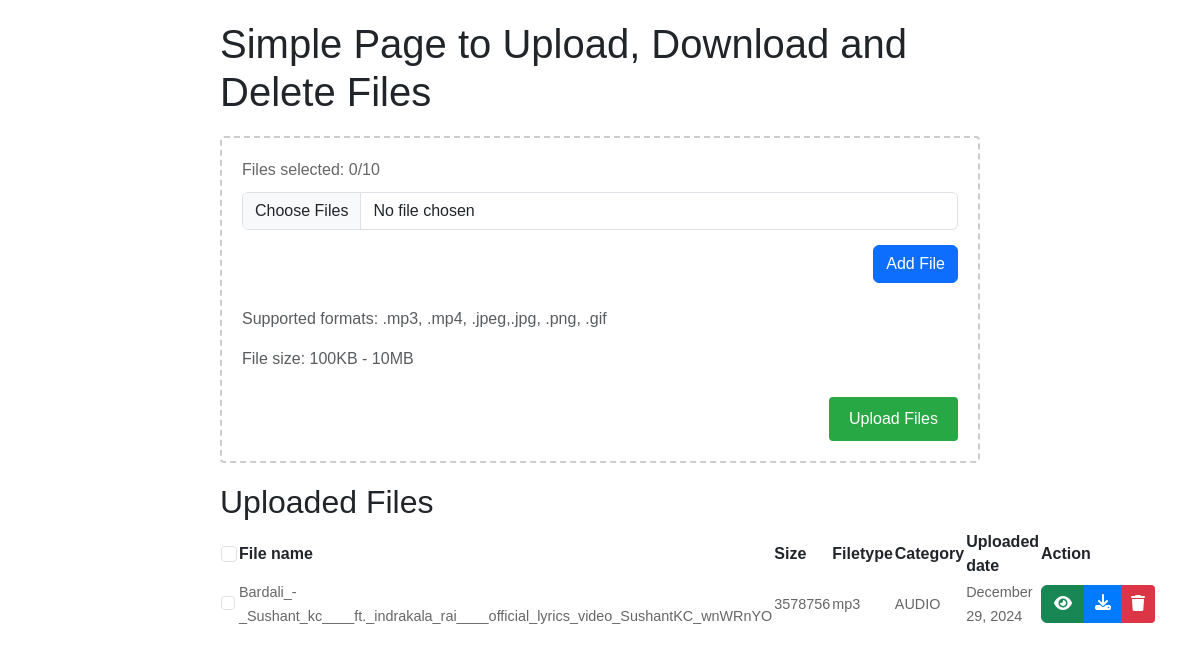
/, run on an earlier commit of the app's database.
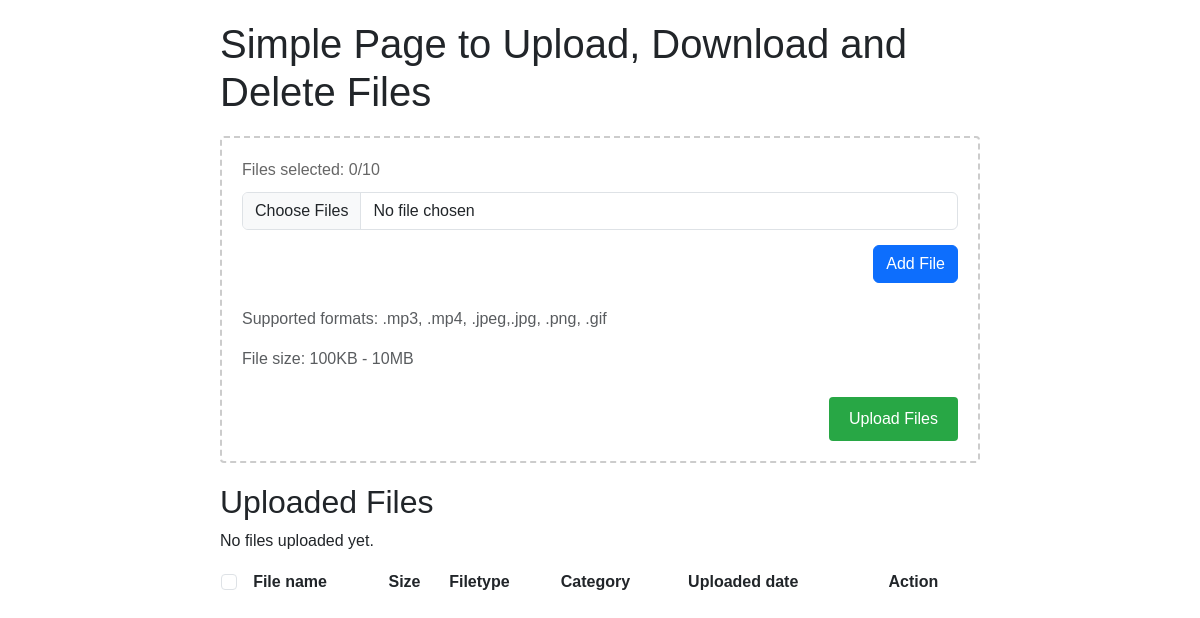
And on a later commit of the database.
### file_upload/models.py (models this page shows, shortened)
class UploadedFile(models.Model):
    CATEGORY_CHOICES = [
        ('AUDIO', 'Audio'),
        ('VIDEO', 'Video'),
        ('IMAGE', 'Image')
    ]
    file = models.FileField(
        upload_to='uploads/',
        validators=[
            FileExtensionValidator(allowed_extensions=['mp3', 'mp4', 'jpeg', 'png', 'gif', 'jpg']),
            validate_file_size
        ]
    )
    filename = models.CharField(max_length=255, default="Default_Value.png")
    name = models.CharField(max_length=255, default="Default_Value")
    size = models.BigIntegerField(default=10000)  #in bytes
    file_type = models.CharField(max_length=10, default="jpeg")
    upload_date = models.DateTimeField(auto_now_add=True)
    category = models.CharField(max_length=5, choices=CATEGORY_CHOICES, default="IMAGE")

### file_upload/views.py (the view)
# urls.py: path('', views.get_view, name='get_view'),
def get_view(request):
    files = UploadedFile.objects.all().order_by('-upload_date')
    return render(request, 'file_upload/upload.html', {'files': files})

### file_upload/templates/file_upload/upload.html (shortened to what this page needs)
<!DOCTYPE html>
<html>
  <head>
    <link
      rel="stylesheet"
      href="https://cdnjs.cloudflare.com/ajax/libs/font-awesome/6.7.2/css/all.min.css"
    />
    <link
      rel="stylesheet"
      href="https://cdn.jsdelivr.net/npm/bootstrap@5.3.3/dist/css/bootstrap.min.css"
    />
    <link
      rel="stylesheet"
      href="https://cdn.datatables.net/2.1.8/css/dataTables.dataTables.css"
    />
  </head>
  <body>
    <h1>Simple Page to Upload, Download and Delete Files</h1>
    <div class="upload-form">
      <form
        method="post"
        enctype="multipart/form-data"
        action="{% url 'upload_file' %}"
        id="uploadForm"
      >
        <div class="file-counter">
          Files selected: <span id="fileCount">0</span>/10
        </div>
        <div id="fileInputsContainer" class="file-inputs-wrapper"></div>
        <div class="row-justify-end">
          <a
            class="add-file-btn btn btn-primary text-white mb-4"
            onclick="addNewFileInput()"
            >Add File</a
          >
        </div>
        <p class="text-muted">
          Supported formats: .mp3, .mp4, .jpeg,.jpg, .png, .gif
        </p>
        <p class="text-muted">File size: 100KB - 10MB</p>
        <div class="row-justify-end">
          <button type="submit" class="upload-btn" id="submitBtn" disabled>
            Upload Files
          </button>
        </div>
      </form>
    </div>
    <div class="file-list">
      <h2>Uploaded Files</h2>
      <table id="filesTable" class="display" style="width: 100%">
        <thead>
          <tr>
            <th>
              <input
                type="checkbox"
                name="select_all_file"
                class="select_all_file form-check-input"
              />
            </th>
            <th>File name</th>
            <th>Size</th>
            <th>Filetype</th>
            <th>Category</th>
            <th>Uploaded date</th>
            <th>Action</th>
          </tr>
        </thead>
        <tbody>
          {% for file in files %}
              <tr>
                <td>
                  <span class="file-date"
                    ><input
                      type="checkbox"
                      name="select_file"
                      class="select_file form-check-input"
                  /></span>
                </td>
                <td><span class="file-date">{{ file.name }}</span></td>
                <td>
                  <span class="file-date file-size">{{ file.size }}</span>
                </td>
                <td><span class="file-date">{{ file.file_type }}</span></td>
                <td><span class="file-date">{{ file.category }}</span></td>
                <td>
                  <span class="file-date"
                    >{{ file.upload_date|date:"F j, Y" }}</span
                  >
                </td>
                <td>
                  <div class="file-actions">
                    <form
                      method="post"
                      action="{% url 'delete_file' file.id %}"
                      class="btn-group"
                      style="
                        display: flex;
                        justify-content: center;
                        flex-direction: row;
                        flex-wrap: no-wrap;
                      "
                    >
                      <a
                        class="btn btn-success filePreviewToggler"
                        onclick="filePreviewToggler('{{ file.file.url }}','{{ file.file_type }}','{{ file.name }}')"
                        data-bs-toggle="modal"
                        data-bs-target="#filePreviewModal"
                        href="{{ file.file.url }}"
                      >
                        <i class="fa-solid fa-eye"></i>
                      </a>
                      <a
                        href="{{ file.file.url }}"
                        class="download-btn btn"
                        onclick="confirmDownload(event, '{{ file.file.url }}', '{{ file.name }}')"
                      >
                        <i class="fa-solid fa-download"></i>
                      </a>
                      <button
                        type="submit"
                        class="delete-btn btn"
                        onclick="return confirm('Are you sure you want to delete this file?')"
                      >
                        <i class="fa-solid fa-trash"></i>
                      </button>
                    </form>
                  </div>
                </td>
              </tr>
           {% empty %}
          <p>No files uploaded yet.</p>
          {% endfor %}
        </tbody>
      </table>
    </div>
  </body>
</html>

### file_upload/templates/file_upload/upload.html (style rules this page uses)
body { font-family: Arial, sans-serif; max-width: 800px; margin: 0 auto; padding: 20px; }
.file-list { margin-top: 20px; }
.upload-form { margin: 20px 0; padding: 20px; border: 2px dashed #ccc; border-radius: 4px; }
.upload-btn { background-color: #28a745; color: white; border: none; padding: 10px 20px; border-radius: 4px; cursor: pointer; margin-top: 10px; }
.file-inputs-wrapper { margin-bottom: 15px; }
.file-counter { margin-bottom: 10px; color: #666; }
.row-justify-end { display: flex; justify-content: flex-end; }

What changed in the data, as far as the page shows it:
removed UploadedFile: name "Bardali_-_Sushant_kc____ft._indrakala_rai____official_lyrics_video_SushantKC_wnWRnYO", size "3578756", file_type "mp3", category "AUDIO", upload_date "December 29, 2024"
Also different on the page:
text now shown: "No files uploaded yet."
